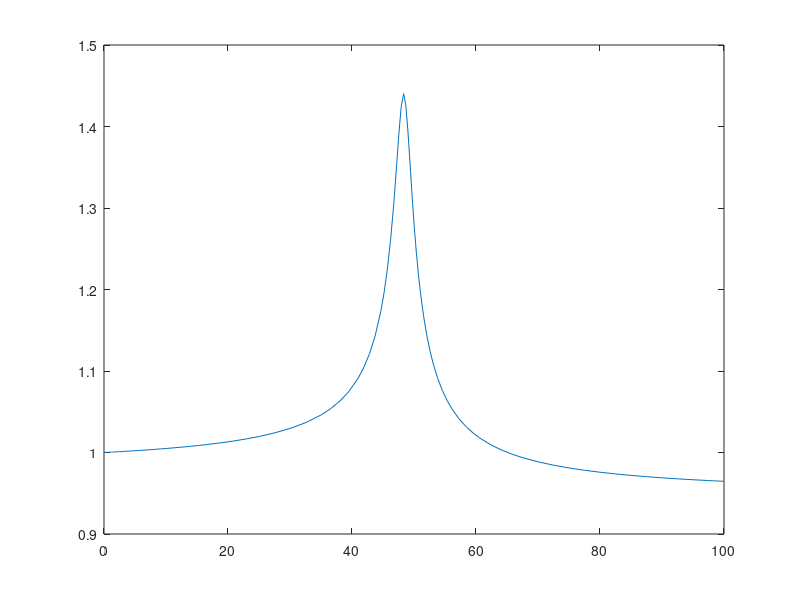

Source code (MATLAB):
function hinta;
V1=[0 0 50 0 -1];
V2=[5 0 50 0 -1];


[T,Y]=ode45(@rigid,[0 100],V2);

plot(Y(:,3),Y(:,2));
waitforbuttonpress;
plot(T,sqrt(Y(:,4).^2+Y(:,5).^2));

function dy=rigid(t,y)
dy=zeros(5,1);
dy(1)=-0.05;

dy(2)=y(4);
dy(3)=y(5);

poznagy=[y(1),0];
pozkicsi=[y(2),y(3)];

r2=sum((poznagy-pozkicsi).^2);
%[t,sqrt(2)]
ero=1/r2;

dy(4)=(poznagy(1)-pozkicsi(1))/sqrt(r2)*ero;
dy(5)=(poznagy(2)-pozkicsi(2))/sqrt(r2)*ero;

